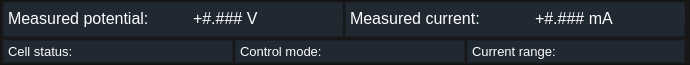
   <widget class="QFrame" name="groupbox_indicator">
    <property name="geometry">
     <rect>
      <x>305</x>
      <y>0</y>
      <width>690</width>
      <height>65</height>
     </rect>
    </property>
    <property name="styleSheet">
     <string notr="true">background-color: #181818;</string>
    </property>
    <property name="frameShape">
     <enum>QFrame::StyledPanel</enum>
    </property>
    <property name="frameShadow">
     <enum>QFrame::Raised</enum>
    </property>
    <widget class="QFrame" name="frame_6">
     <property name="geometry">
      <rect>
       <x>3</x>
       <y>2</y>
       <width>340</width>
       <height>35</height>
      </rect>
     </property>
     <property name="styleSheet">
      <string notr="true">background-color: #202932;</string>
     </property>
     <property name="frameShape">
      <enum>QFrame::StyledPanel</enum>
     </property>
     <property name="frameShadow">
      <enum>QFrame::Raised</enum>
     </property>
     <widget class="QLabel" name="label_potential">
      <property name="enabled">
       <bool>true</bool>
      </property>
      <property name="geometry">
       <rect>
        <x>5</x>
        <y>7</y>
        <width>150</width>
        <height>19</height>
       </rect>
      </property>
      <property name="font">
       <font>
        <pointsize>12</pointsize>
        <weight>50</weight>
        <italic>false</italic>
        <bold>false</bold>
       </font>
      </property>
      <property name="styleSheet">
       <string notr="true">color: rgb(254, 253, 255);
font: 12pt;</string>
      </property>
      <property name="text">
       <string>Measured potential:</string>
      </property>
      <property name="textFormat">
       <enum>Qt::PlainText</enum>
      </property>
     </widget>
     <widget class="QLabel" name="potential_monitor">
      <property name="enabled">
       <bool>true</bool>
      </property>
      <property name="geometry">
       <rect>
        <x>190</x>
        <y>7</y>
        <width>160</width>
        <height>19</height>
       </rect>
      </property>
      <property name="font">
       <font>
        <pointsize>12</pointsize>
        <weight>50</weight>
        <italic>false</italic>
        <bold>false</bold>
       </font>
      </property>
      <property name="styleSheet">
       <string notr="true">color: rgb(254, 253, 255);
font: 12pt;</string>
      </property>
      <property name="text">
       <string>+#.### V</string>
      </property>
      <property name="textFormat">
       <enum>Qt::PlainText</enum>
      </property>
     </widget>
    </widget>
    <widget class="QFrame" name="frame_7">
     <property name="geometry">
      <rect>
       <x>345</x>
       <y>2</y>
       <width>340</width>
       <height>35</height>
      </rect>
     </property>
     <property name="styleSheet">
      <string notr="true">background-color: #202932;</string>
     </property>
     <property name="frameShape">
      <enum>QFrame::StyledPanel</enum>
     </property>
     <property name="frameShadow">
      <enum>QFrame::Raised</enum>
     </property>
     <widget class="QLabel" name="label_current">
      <property name="enabled">
       <bool>true</bool>
      </property>
      <property name="geometry">
       <rect>
        <x>5</x>
        <y>7</y>
        <width>140</width>
        <height>19</height>
       </rect>
      </property>
      <property name="font">
       <font>
        <pointsize>12</pointsize>
        <weight>50</weight>
        <italic>false</italic>
        <bold>false</bold>
       </font>
      </property>
      <property name="styleSheet">
       <string notr="true">color: rgb(254, 253, 255);
font: 12pt;</string>
      </property>
      <property name="text">
       <string>Measured current:</string>
      </property>
      <property name="textFormat">
       <enum>Qt::PlainText</enum>
      </property>
     </widget>
     <widget class="QLabel" name="current_monitor">
      <property name="enabled">
       <bool>true</bool>
      </property>
      <property name="geometry">
       <rect>
        <x>190</x>
        <y>7</y>
        <width>160</width>
        <height>19</height>
       </rect>
      </property>
      <property name="font">
       <font>
        <pointsize>12</pointsize>
        <weight>50</weight>
        <italic>false</italic>
        <bold>false</bold>
       </font>
      </property>
      <property name="styleSheet">
       <string notr="true">color: rgb(254, 253, 255);
font: 12pt;</string>
      </property>
      <property name="text">
       <string>+#.### mA</string>
      </property>
      <property name="textFormat">
       <enum>Qt::PlainText</enum>
      </property>
     </widget>
    </widget>
    <widget class="QFrame" name="cell_status">
     <property name="geometry">
      <rect>
       <x>3</x>
       <y>40</y>
       <width>230</width>
       <height>23</height>
      </rect>
     </property>
     <property name="styleSheet">
      <string notr="true">background-color: #202932;</string>
     </property>
     <property name="frameShape">
      <enum>QFrame::StyledPanel</enum>
     </property>
     <property name="frameShadow">
      <enum>QFrame::Raised</enum>
     </property>
     <widget class="QLabel" name="label_potential_2">
      <property name="enabled">
       <bool>true</bool>
      </property>
      <property name="geometry">
       <rect>
        <x>5</x>
        <y>2</y>
        <width>150</width>
        <height>19</height>
       </rect>
      </property>
      <property name="font">
       <font>
        <pointsize>10</pointsize>
        <weight>50</weight>
        <italic>false</italic>
        <bold>false</bold>
       </font>
      </property>
      <property name="styleSheet">
       <string notr="true">color: rgb(254, 253, 255);
font: 10pt;</string>
      </property>
      <property name="text">
       <string>Cell status:</string>
      </property>
      <property name="textFormat">
       <enum>Qt::PlainText</enum>
      </property>
     </widget>
     <widget class="QLabel" name="cell_status_monitor">
      <property name="enabled">
       <bool>true</bool>
      </property>
      <property name="geometry">
       <rect>
        <x>100</x>
        <y>2</y>
        <width>120</width>
        <height>19</height>
       </rect>
      </property>
      <property name="font">
       <font>
        <pointsize>10</pointsize>
        <weight>50</weight>
        <italic>false</italic>
        <bold>false</bold>
       </font>
      </property>
      <property name="styleSheet">
       <string notr="true">color: rgb(254, 253, 255);
font: 10pt;</string>
      </property>
      <property name="text">
       <string/>
      </property>
      <property name="textFormat">
       <enum>Qt::PlainText</enum>
      </property>
     </widget>
    </widget>
    <widget class="QFrame" name="control_mode">
     <property name="geometry">
      <rect>
       <x>235</x>
       <y>40</y>
       <width>230</width>
       <height>23</height>
      </rect>
     </property>
     <property name="styleSheet">
      <string notr="true">background-color: #202932;</string>
     </property>
     <property name="frameShape">
      <enum>QFrame::StyledPanel</enum>
     </property>
     <property name="frameShadow">
      <enum>QFrame::Raised</enum>
     </property>
     <widget class="QLabel" name="label_potential_3">
      <property name="enabled">
       <bool>true</bool>
      </property>
      <property name="geometry">
       <rect>
        <x>5</x>
        <y>2</y>
        <width>150</width>
        <height>19</height>
       </rect>
      </property>
      <property name="font">
       <font>
        <pointsize>10</pointsize>
        <weight>50</weight>
        <italic>false</italic>
        <bold>false</bold>
       </font>
      </property>
      <property name="styleSheet">
       <string notr="true">color: rgb(254, 253, 255);
font: 10pt;</string>
      </property>
      <property name="text">
       <string>Control mode:</string>
      </property>
      <property name="textFormat">
       <enum>Qt::PlainText</enum>
      </property>
     </widget>
     <widget class="QLabel" name="control_mode_monitor">
      <property name="enabled">
       <bool>true</bool>
      </property>
      <property name="geometry">
       <rect>
        <x>100</x>
        <y>2</y>
        <width>120</width>
        <height>19</height>
       </rect>
      </property>
      <property name="font">
       <font>
        <pointsize>10</pointsize>
        <weight>50</weight>
        <italic>false</italic>
        <bold>false</bold>
       </font>
      </property>
      <property name="styleSheet">
       <string notr="true">color: rgb(254, 253, 255);
font: 10pt;</string>
      </property>
      <property name="text">
       <string/>
      </property>
      <property name="textFormat">
       <enum>Qt::PlainText</enum>
      </property>
     </widget>
    </widget>
    <widget class="QFrame" name="current_range">
     <property name="geometry">
      <rect>
       <x>467</x>
       <y>40</y>
       <width>218</width>
       <height>23</height>
      </rect>
     </property>
     <property name="styleSheet">
      <string notr="true">background-color: #202932;</string>
     </property>
     <property name="frameShape">
      <enum>QFrame::StyledPanel</enum>
     </property>
     <property name="frameShadow">
      <enum>QFrame::Raised</enum>
     </property>
     <widget class="QLabel" name="label_potential_4">
      <property name="enabled">
       <bool>true</bool>
      </property>
      <property name="geometry">
       <rect>
        <x>5</x>
        <y>2</y>
        <width>150</width>
        <height>19</height>
       </rect>
      </property>
      <property name="font">
       <font>
        <pointsize>10</pointsize>
        <weight>50</weight>
        <italic>false</italic>
        <bold>false</bold>
       </font>
      </property>
      <property name="styleSheet">
       <string notr="true">color: rgb(254, 253, 255);
font: 10pt;</string>
      </property>
      <property name="text">
       <string>Current range:</string>
      </property>
      <property name="textFormat">
       <enum>Qt::PlainText</enum>
      </property>
     </widget>
     <widget class="QLabel" name="current_range_monitor">
      <property name="enabled">
       <bool>true</bool>
      </property>
      <property name="geometry">
       <rect>
        <x>100</x>
        <y>2</y>
        <width>115</width>
        <height>19</height>
       </rect>
      </property>
      <property name="font">
       <font>
        <pointsize>10</pointsize>
        <weight>50</weight>
        <italic>false</italic>
        <bold>false</bold>
       </font>
      </property>
      <property name="styleSheet">
       <string notr="true">color: rgb(254, 253, 255);
font: 10pt;</string>
      </property>
      <property name="text">
       <string/>
      </property>
      <property name="textFormat">
       <enum>Qt::PlainText</enum>
      </property>
     </widget>
    </widget>
   </widget>
